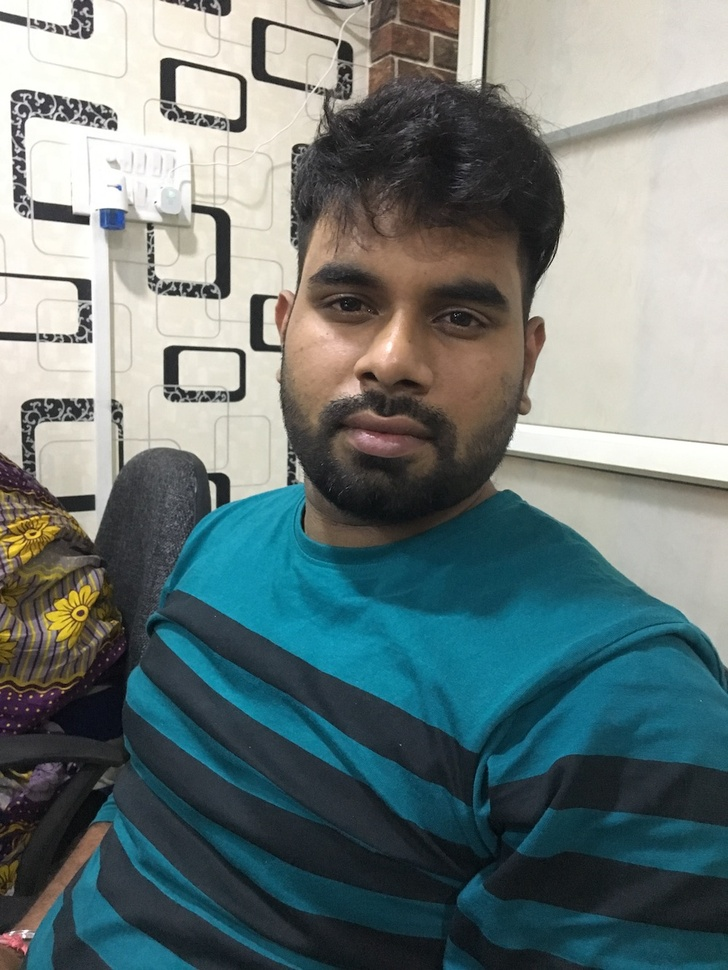
#> input picture Face Recognition Accuracy/images/Abhishek.JPG, 728 x 970 px, shrunk from 1000 x 1333 before the run, given in place of the camera
$ python live_sketch.py
#> lines starting #> are read from the running program, lines starting #| are printed output that depends on the picture
#> further down, frame is the input picture: shape (970, 728, 3); mean B, G, R 121.1, 121.8, 107.7
import keras
import matplotlib
import numpy as np
import cv2

def sketchImage(image):
	img_gray = cv2.cvtColor(image,cv2.COLOR_BGR2GRAY)
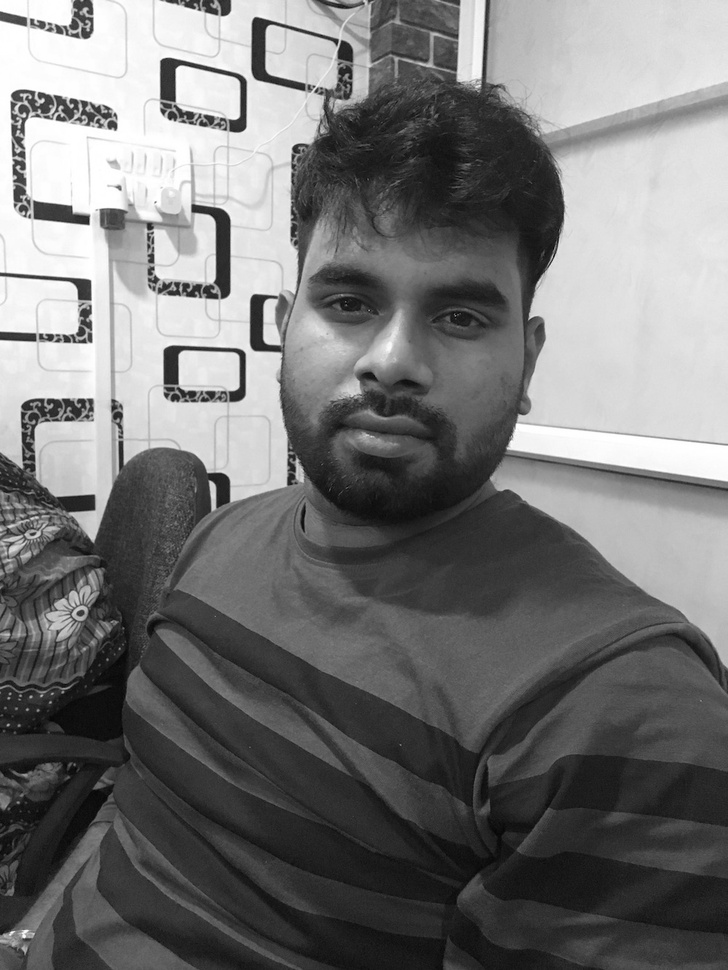
#> img_gray: shape (970, 728); min 2, max 255, mean 117.5
	img_gray_blur = cv2.GaussianBlur(img_gray,(5,5),0)
	canny_edges = cv2.Canny(img_gray_blur,10,70)
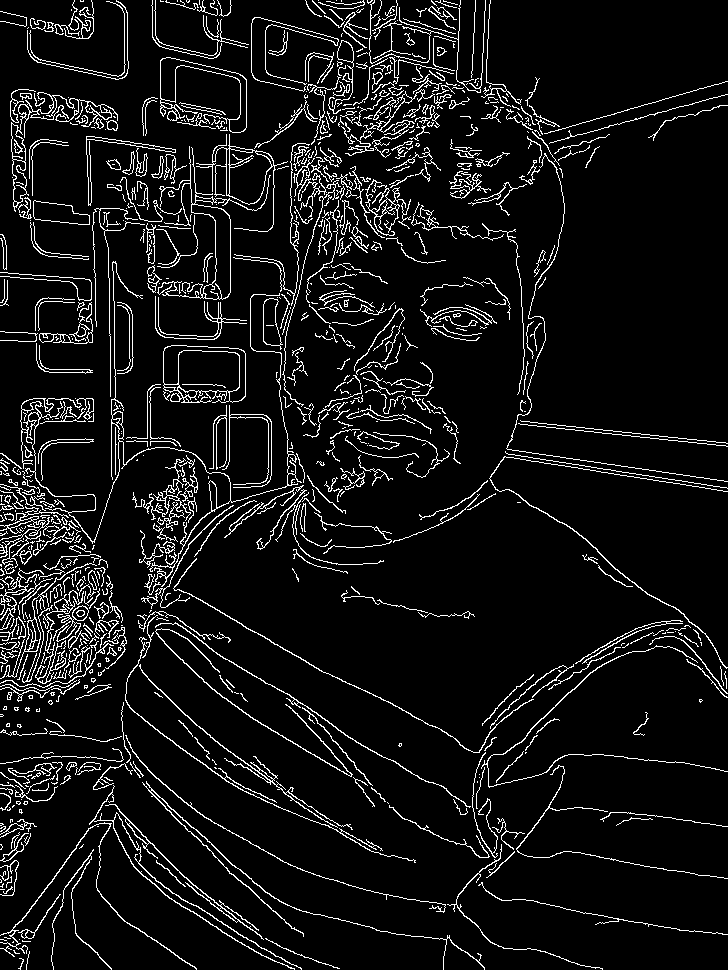
#> canny_edges: shape (970, 728); 7.6% white in thin lines or dots
	ret,mask = cv2.threshold(canny_edges,70,255,cv2.THRESH_BINARY_INV)
#> mask: shape (970, 728); 92.4% white; black in thin lines or dots
	return mask

cap = cv2.VideoCapture(0)

while True:
	ret,frame = cap.read()
	cv2.imshow('Live Sketch',sketchImage(frame))
	if cv2.waitKey(1) == ord('q'):
#> (key q is pressed here)
		break

cap.release()
cv2.destroyAllWindows()

$ run again, on Face Recognition Accuracy/images/Ankita.JPG
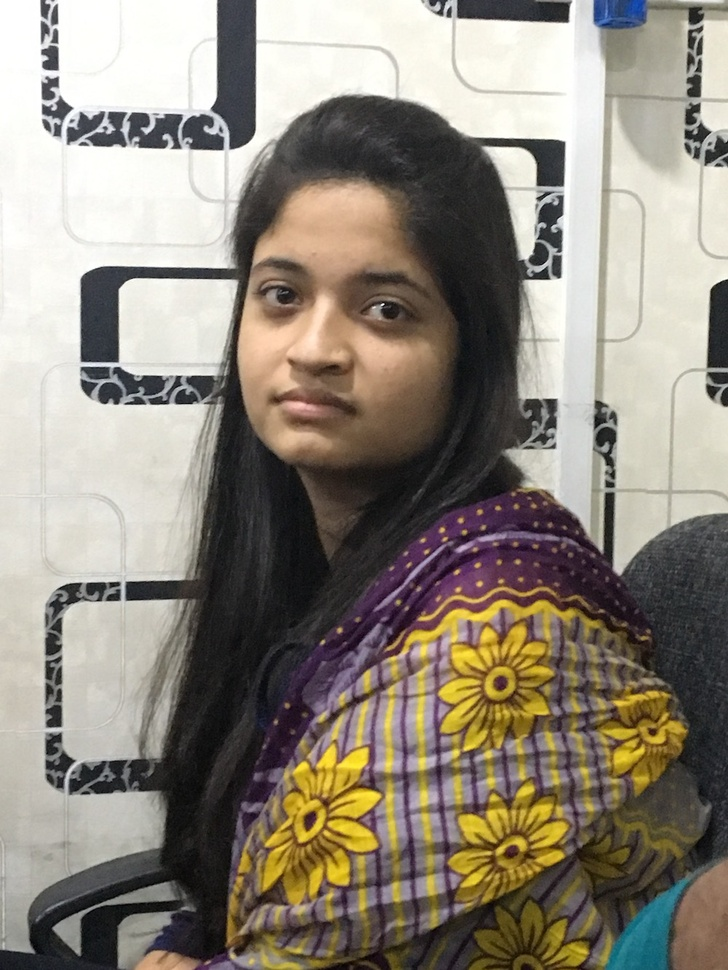
#> input picture Face Recognition Accuracy/images/Ankita.JPG, 728 x 970 px, shrunk from 1000 x 1333 before the run, given in place of the camera
#> frame is the input picture: shape (970, 728, 3); mean B, G, R 123.7, 135.6, 143.1
#> in sketchImage, `img_gray = cv2.cvtColor(image,cv2.COLOR_BGR2GRAY)`:
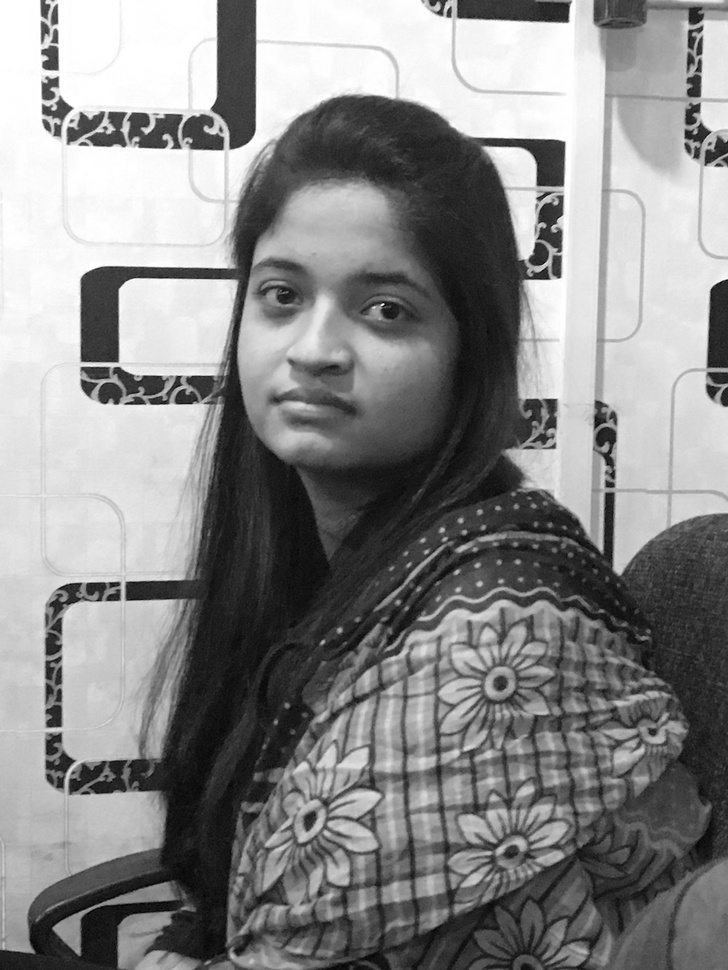
#> img_gray: shape (970, 728); min 0, max 255, mean 136.5
#> in sketchImage, `canny_edges = cv2.Canny(img_gray_blur,10,70)`:
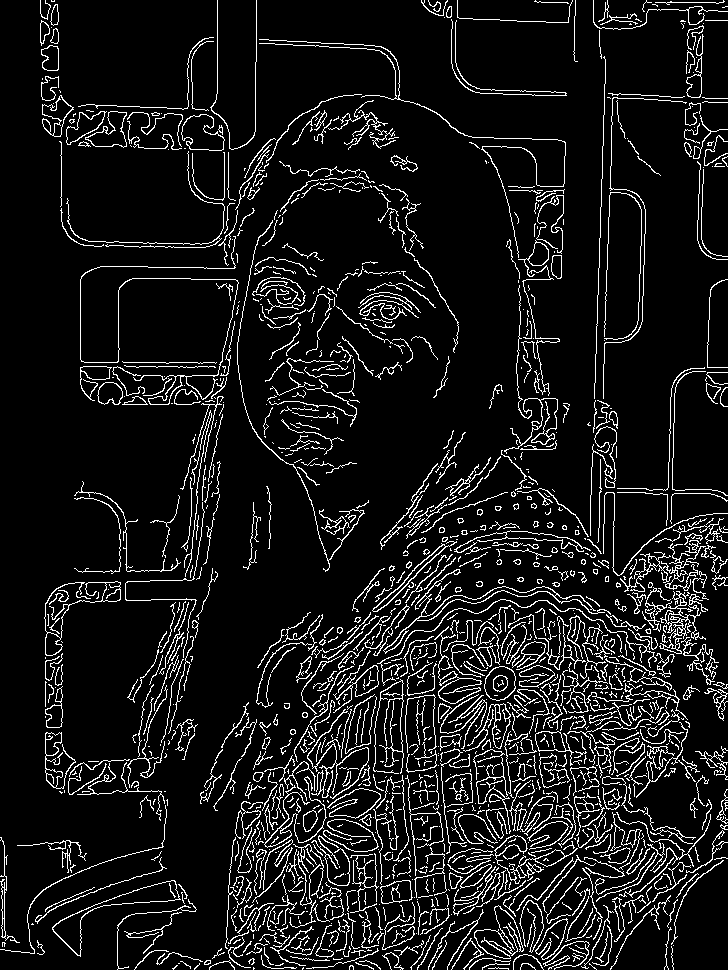
#> canny_edges: shape (970, 728); 9.2% white in thin lines or dots
#> mask: shape (970, 728); 90.8% white; black in thin lines or dots

$ run again, on Face Recognition Accuracy/images/Prashant.JPG
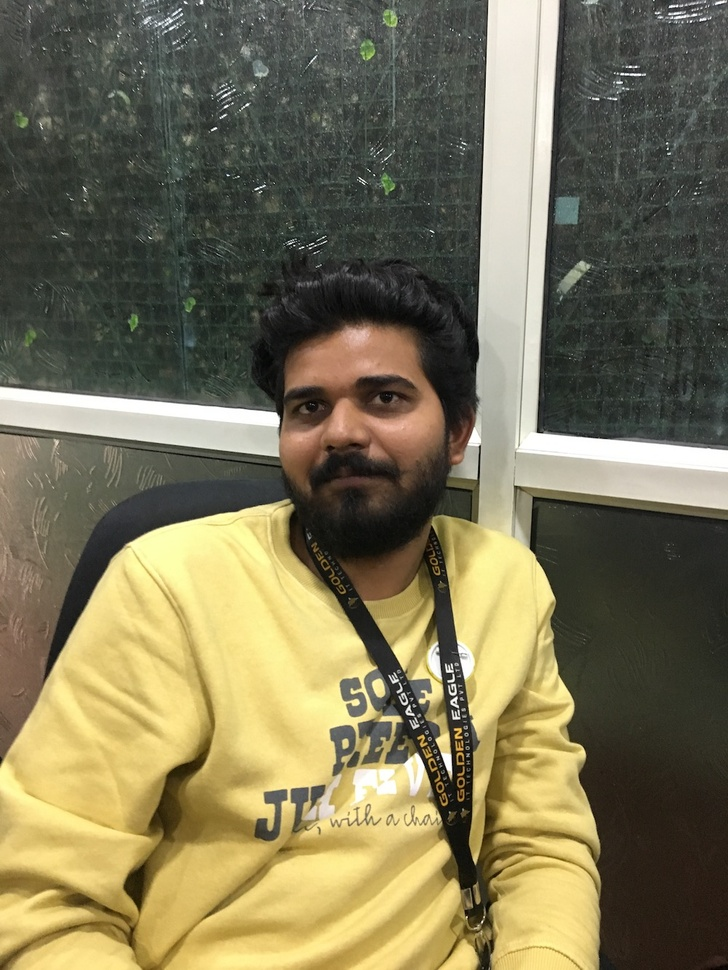
#> input picture Face Recognition Accuracy/images/Prashant.JPG, 728 x 970 px, shrunk from 1000 x 1333 before the run, given in place of the camera
#> frame is the input picture: shape (970, 728, 3); mean B, G, R 86.6, 116.5, 123.5
#> in sketchImage, `img_gray = cv2.cvtColor(image,cv2.COLOR_BGR2GRAY)`:
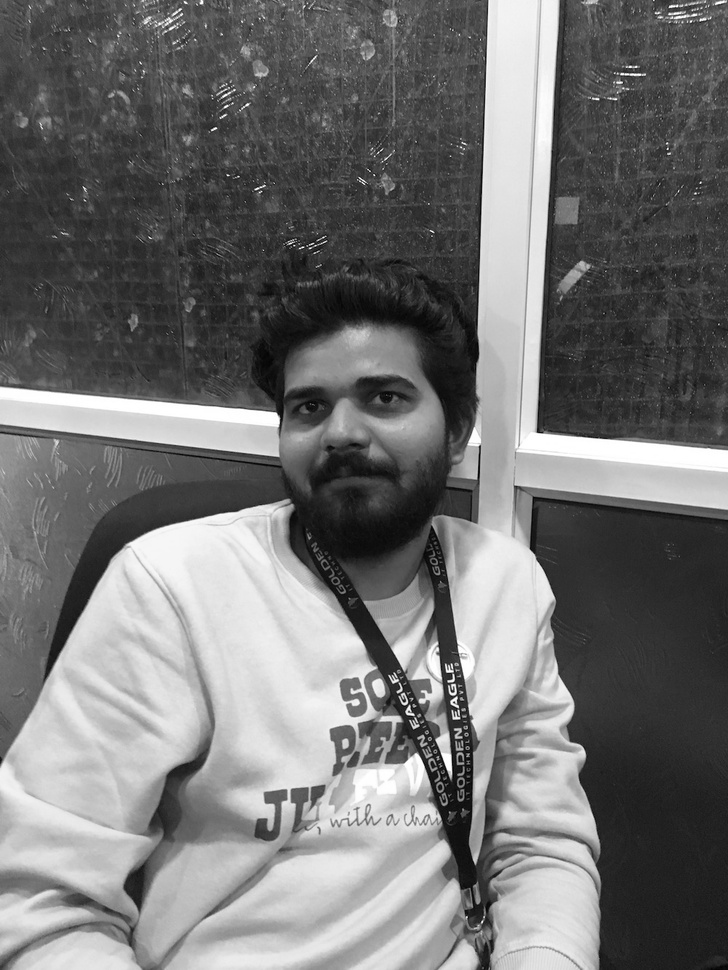
#> img_gray: shape (970, 728); min 1, max 255, mean 115.2
#> in sketchImage, `canny_edges = cv2.Canny(img_gray_blur,10,70)`:
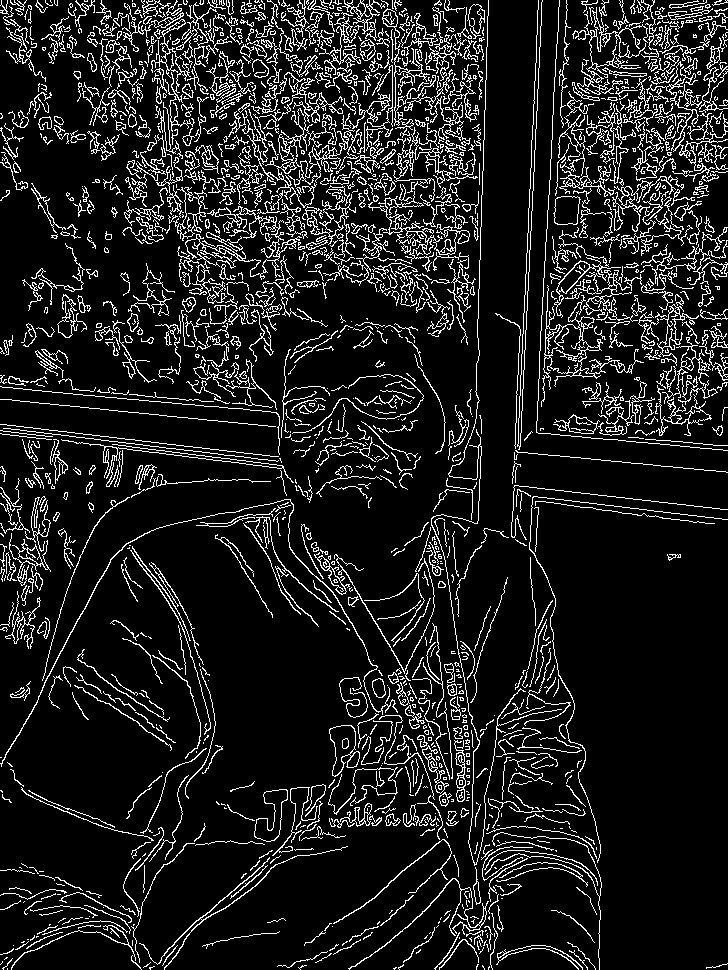
#> canny_edges: shape (970, 728); 11.6% white in thin lines or dots
#> mask: shape (970, 728); 88.4% white; black in thin lines or dots

$ run again, on Face Recognition Accuracy/images/alban.jpg
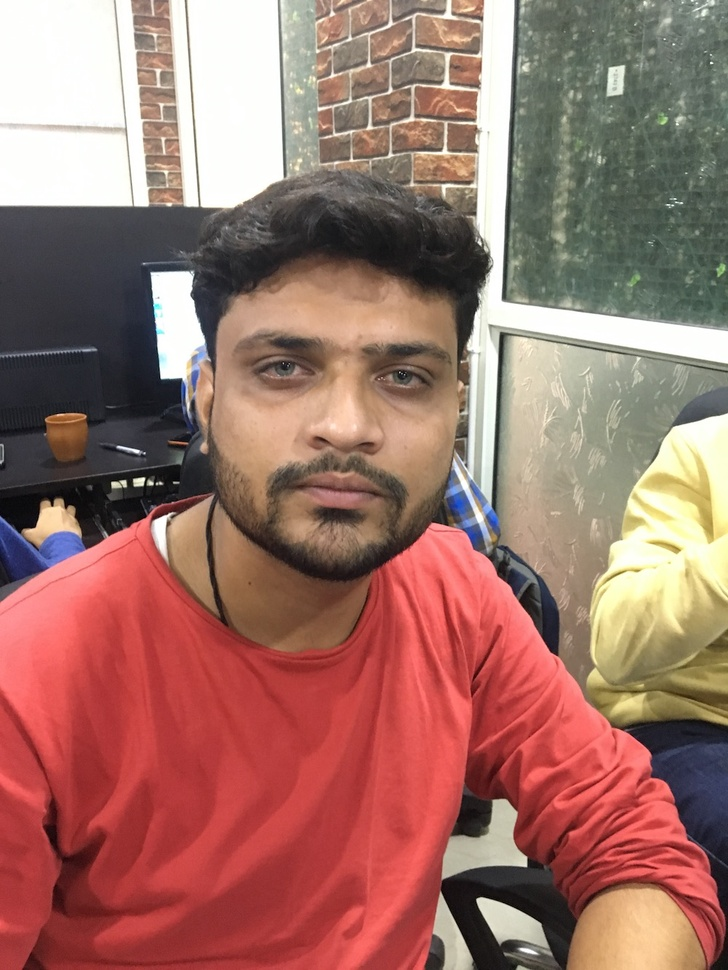
#> input picture Face Recognition Accuracy/images/alban.jpg, 728 x 970 px, shrunk from 1000 x 1333 before the run, given in place of the camera
#> frame is the input picture: shape (970, 728, 3); mean B, G, R 105.3, 114.8, 158.9
#> in sketchImage, `img_gray = cv2.cvtColor(image,cv2.COLOR_BGR2GRAY)`:
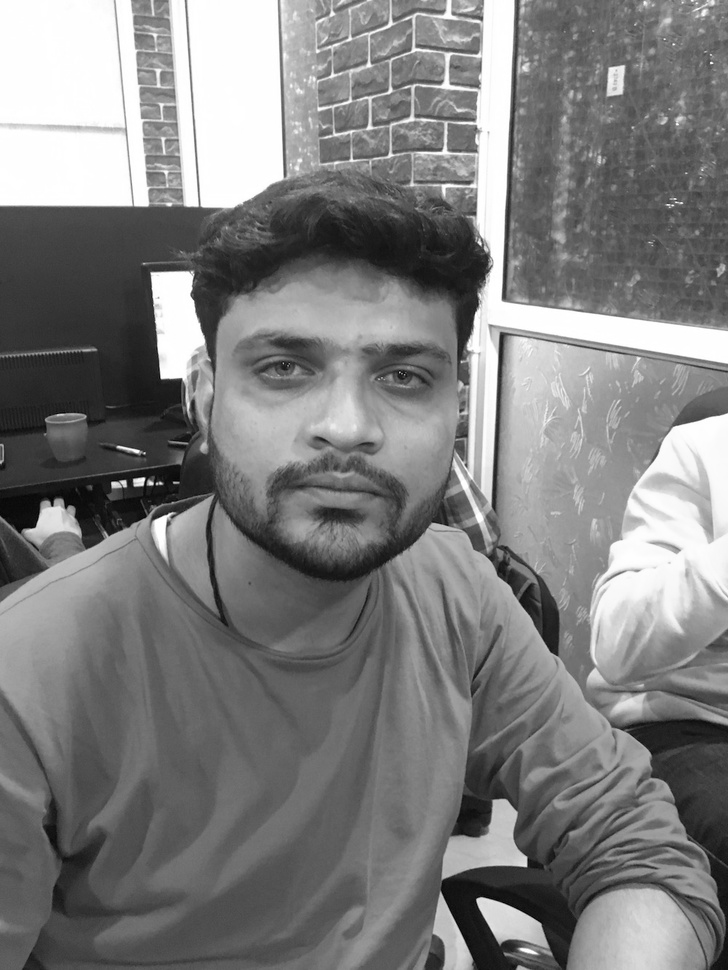
#> img_gray: shape (970, 728); min 1, max 255, mean 126.9
#> in sketchImage, `canny_edges = cv2.Canny(img_gray_blur,10,70)`:
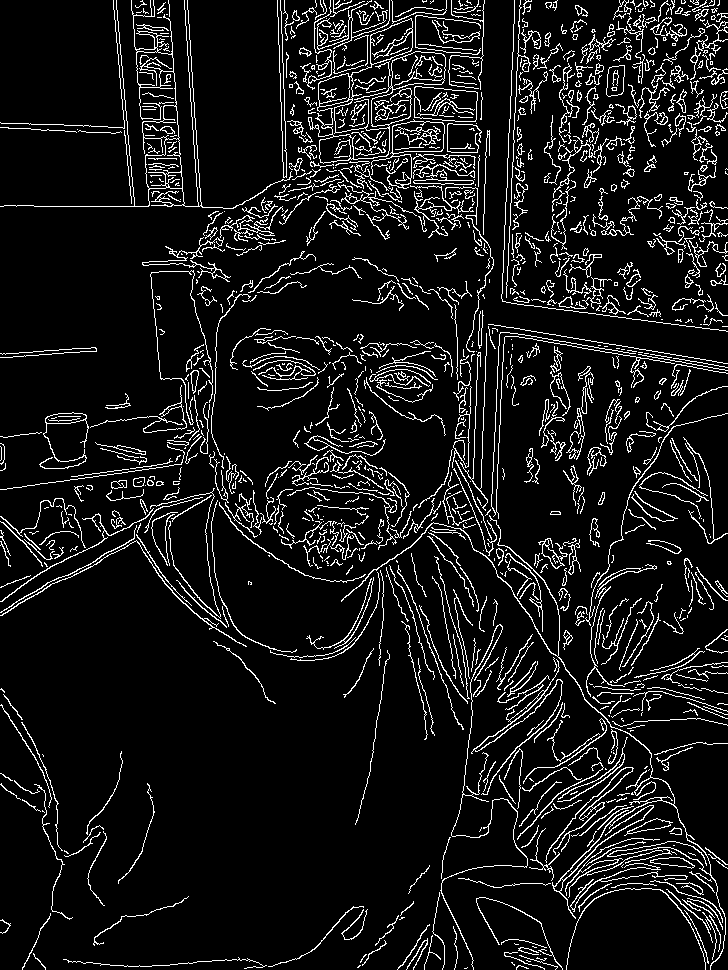
#> canny_edges: shape (970, 728); 9% white in thin lines or dots
#> mask: shape (970, 728); 91% white; black in thin lines or dots
